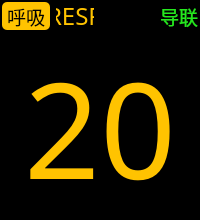
          <widget class="QWidget" name="widget_3" native="true">
           <property name="maximumSize">
            <size>
             <width>280</width>
             <height>16777215</height>
            </size>
           </property>
           <property name="styleSheet">
            <string notr="true">background-color: rgb(0, 0, 0);</string>
           </property>
           <layout class="QVBoxLayout" name="verticalLayout_8">
            <property name="leftMargin">
             <number>2</number>
            </property>
            <property name="topMargin">
             <number>2</number>
            </property>
            <property name="rightMargin">
             <number>2</number>
            </property>
            <property name="bottomMargin">
             <number>2</number>
            </property>
            <item>
             <layout class="QHBoxLayout" name="horizontalLayout_10">
              <item>
               <widget class="QLabel" name="label_22">
                <property name="sizePolicy">
                 <sizepolicy hsizetype="Fixed" vsizetype="Preferred">
                  <horstretch>0</horstretch>
                  <verstretch>0</verstretch>
                 </sizepolicy>
                </property>
                <property name="minimumSize">
                 <size>
                  <width>48</width>
                  <height>0</height>
                 </size>
                </property>
                <property name="maximumSize">
                 <size>
                  <width>48</width>
                  <height>28</height>
                 </size>
                </property>
                <property name="font">
                 <font>
                  <family>Agency FB</family>
                  <pointsize>14</pointsize>
                 </font>
                </property>
                <property name="styleSheet">
                 <string notr="true">border-radius: 5px;
background-color: rgb(255, 195, 0);</string>
                </property>
                <property name="text">
                 <string>呼吸</string>
                </property>
                <property name="alignment">
                 <set>Qt::AlignCenter</set>
                </property>
               </widget>
              </item>
              <item>
               <widget class="QLabel" name="label_23">
                <property name="sizePolicy">
                 <sizepolicy hsizetype="Minimum" vsizetype="Preferred">
                  <horstretch>0</horstretch>
                  <verstretch>0</verstretch>
                 </sizepolicy>
                </property>
                <property name="minimumSize">
                 <size>
                  <width>0</width>
                  <height>0</height>
                 </size>
                </property>
                <property name="maximumSize">
                 <size>
                  <width>38</width>
                  <height>28</height>
                 </size>
                </property>
                <property name="font">
                 <font>
                  <family>Agency FB</family>
                  <pointsize>18</pointsize>
                 </font>
                </property>
                <property name="styleSheet">
                 <string notr="true">color: rgb(255, 195, 0);</string>
                </property>
                <property name="text">
                 <string>RESP</string>
                </property>
                <property name="alignment">
                 <set>Qt::AlignCenter</set>
                </property>
               </widget>
              </item>
              <item>
               <spacer name="horizontalSpacer_7">
                <property name="orientation">
                 <enum>Qt::Horizontal</enum>
                </property>
                <property name="sizeType">
                 <enum>QSizePolicy::Expanding</enum>
                </property>
                <property name="sizeHint" stdset="0">
                 <size>
                  <width>40</width>
                  <height>20</height>
                 </size>
                </property>
               </spacer>
              </item>
              <item>
               <widget class="QLabel" name="DL2_label">
                <property name="sizePolicy">
                 <sizepolicy hsizetype="Minimum" vsizetype="Preferred">
                  <horstretch>0</horstretch>
                  <verstretch>0</verstretch>
                 </sizepolicy>
                </property>
                <property name="minimumSize">
                 <size>
                  <width>0</width>
                  <height>0</height>
                 </size>
                </property>
                <property name="maximumSize">
                 <size>
                  <width>38</width>
                  <height>28</height>
                 </size>
                </property>
                <property name="font">
                 <font>
                  <family>Agency FB</family>
                  <pointsize>14</pointsize>
                 </font>
                </property>
                <property name="styleSheet">
                 <string notr="true">color: rgb(37, 232, 30);</string>
                </property>
                <property name="text">
                 <string>导联</string>
                </property>
                <property name="alignment">
                 <set>Qt::AlignCenter</set>
                </property>
               </widget>
              </item>
             </layout>
            </item>
            <item>
             <widget class="QLabel" name="RESP_label">
              <property name="sizePolicy">
               <sizepolicy hsizetype="Minimum" vsizetype="Expanding">
                <horstretch>0</horstretch>
                <verstretch>0</verstretch>
               </sizepolicy>
              </property>
              <property name="minimumSize">
               <size>
                <width>0</width>
                <height>0</height>
               </size>
              </property>
              <property name="maximumSize">
               <size>
                <width>16777215</width>
                <height>16777215</height>
               </size>
              </property>
              <property name="font">
               <font>
                <family>Agency FB</family>
                <pointsize>100</pointsize>
               </font>
              </property>
              <property name="styleSheet">
               <string notr="true">color: rgb(255, 195, 0);</string>
              </property>
              <property name="text">
               <string>20</string>
              </property>
              <property name="alignment">
               <set>Qt::AlignCenter</set>
              </property>
             </widget>
            </item>
           </layout>
          </widget>
